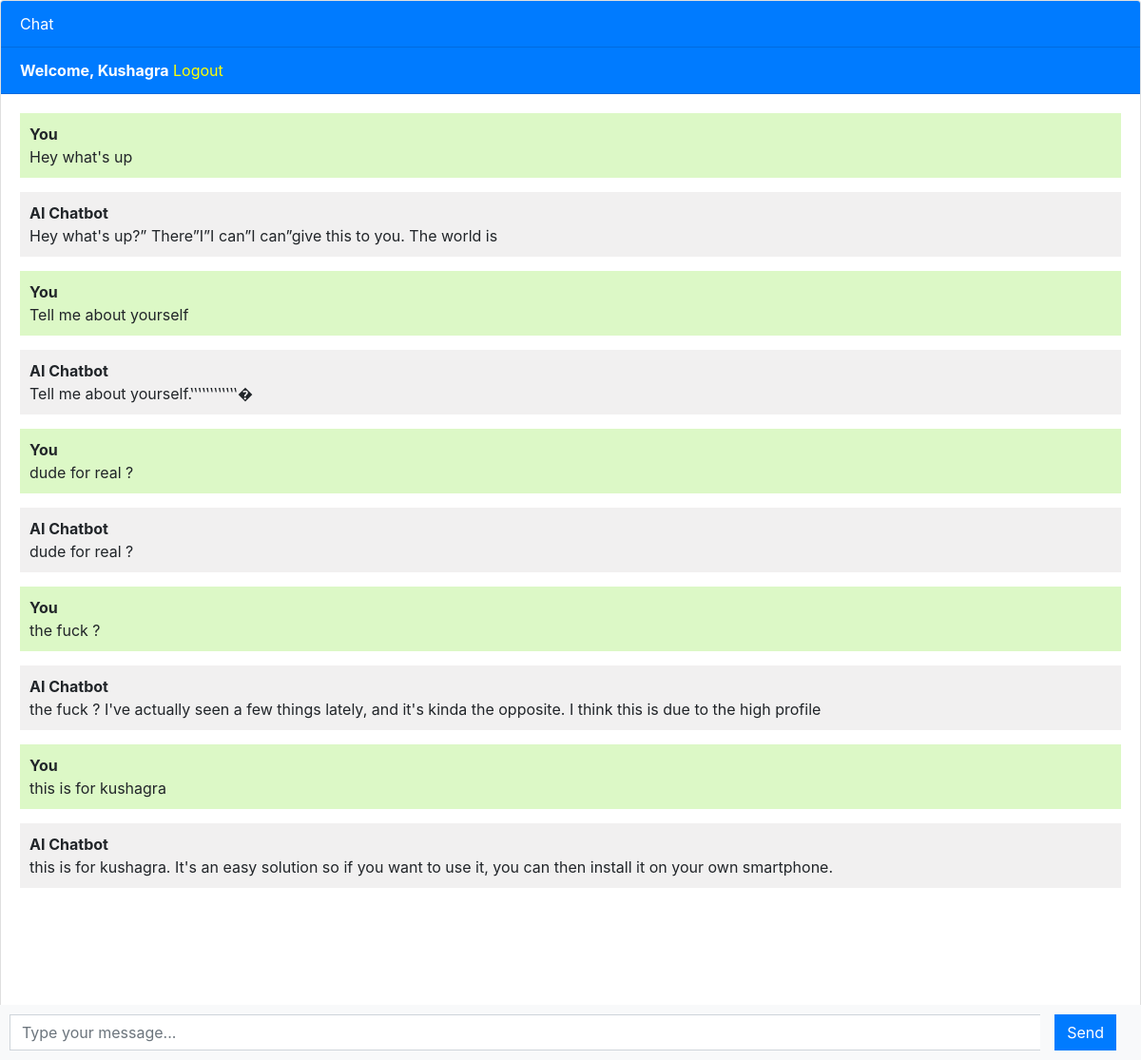
The app's page / (signed in) with its own data.
### chatbot/models.py (models this page shows, shortened)
class Chat(models.Model):
    user = models.ForeignKey(User,on_delete=models.CASCADE)
    message = models.TextField()
    response = models.TextField()
    created_at = models.DateTimeField(auto_now_add=True)

### chatbot/views.py (the view)
# urls.py: path("",views.chatbot,name="chatbot"),
def chatbot(request):
    chats = Chat.objects.filter(user=request.user)
    if request.method == "POST":
        message = request.POST.get('message')
        response = ask_trasformer(message)
        chat = Chat(user=request.user,message=message,response=response,created_at=timezone.now)
        chat.save()
        return JsonResponse({'message':message,'response':response})
    return render(request,'chatbot.html',{"chats":chats})

### templates/chatbot.html (shortened to what this page needs)
{% extends 'base.html' %}
{% block content %}
<div class="chat-container">
  <div class="card flex-grow-1">
    <div class="card-header bg-primary text-white">Chat</div>
    {% if user.is_authenticated%}
    <div class="card-header bg-primary text-white"> <b>Welcome, {{user.username}}</b> <a style="color:yellow" href="logout">Logout</a></div>
    {%else%}
    <div class="card-header bg-primary text-white"><a style="color:yellow" href="login">Login</a>        <a style="color:yellow" href="login">Register</a></div>
    {% endif %}
    <div class="card-body messages-box">
      <ul class="list-unstyled messages-list">
        {% for chat in chats%}
          {% if chat.user == request.user %}
          <li class="message sent">
            <div class="message-text">
              <div class="message-sender">
                <b>You</b>
              </div>
              <div class="message-content">
                {{chat.message}}
              </div>
            </div>
          </li>
          <li class="message received">
            <div class="message-text">
              <div class="message-sender">
                <b>AI Chatbot</b>
              </div>
              <div class="message-content">
                {{chat.response}}
              </div>
            </div>
          </li>
          {% endif %}
        {% endfor %}
      </ul>
    </div>
    <br><br>
    <br><br>
    <br><br>
  </div>
  <form class="message-form">
    <div class="input-group">
      <input type="text" class="form-control message-input" placeholder="Type your message...">
      <div class="input-group-append">
        <button type="submit" class="mx-3 btn btn-primary btn-send">Send</button>
      </div>
    </div>
  </form>
</div>
{% endblock %}

### templates/base.html (shortened to what this page needs)
<!DOCTYPE html>
<html lang="en">
  <head>
    <link rel="stylesheet" href="https://stackpath.bootstrapcdn.com/bootstrap/4.3.1/css/bootstrap.min.css">
  </head>
  <body>
    {% block content %}{% endblock %}
  </body>
</html>

### templates/chatbot.html (style rules this page uses)
body, html { height: 100%; }
.messages-box { flex: 1; overflow-y: auto; }
.messages-list { padding-left: 0; }
.message { margin-bottom: 15px; list-style: none; }
.message-text { padding: 10px; border-radius: 5px; }
.sent { background-color: #dcf8c6; align-self: flex-end; }
.received { background-color: #f1f0f0; align-self: flex-start; }
.message-form { display: flex; position: fixed; bottom: 0; left: 0; right: 0; padding: 10px; background-color: #f8f9fa; }
.message-input { flex: 1; border-radius: 0; border-right: none; }
.btn-send { border-radius: 0; }
.chat-container { height: 100%; display: flex; flex-direction: column; }

### records on screen
Chat: message "Hey what's up", response "Hey what's up?” There”I”I can”I can”give this to you. The world is"
Chat: message "Tell me about yourself", response "Tell me about yourself.‛‛‛‛‛‛‛‛‛‛‛‛�"
Chat: message "dude for real ?", response "dude for real ?"
Chat: message "the fuck ?", response "the fuck ? I've actually seen a few things lately, and it's kinda the opposite. I think this is due to the high profile"
Chat: message "this is for kushagra", response "this is for kushagra. It's an easy solution so if you want to use it, you can then install it on your own smartphone."

### other values on screen
{{ user.username }} "Kushagra"
